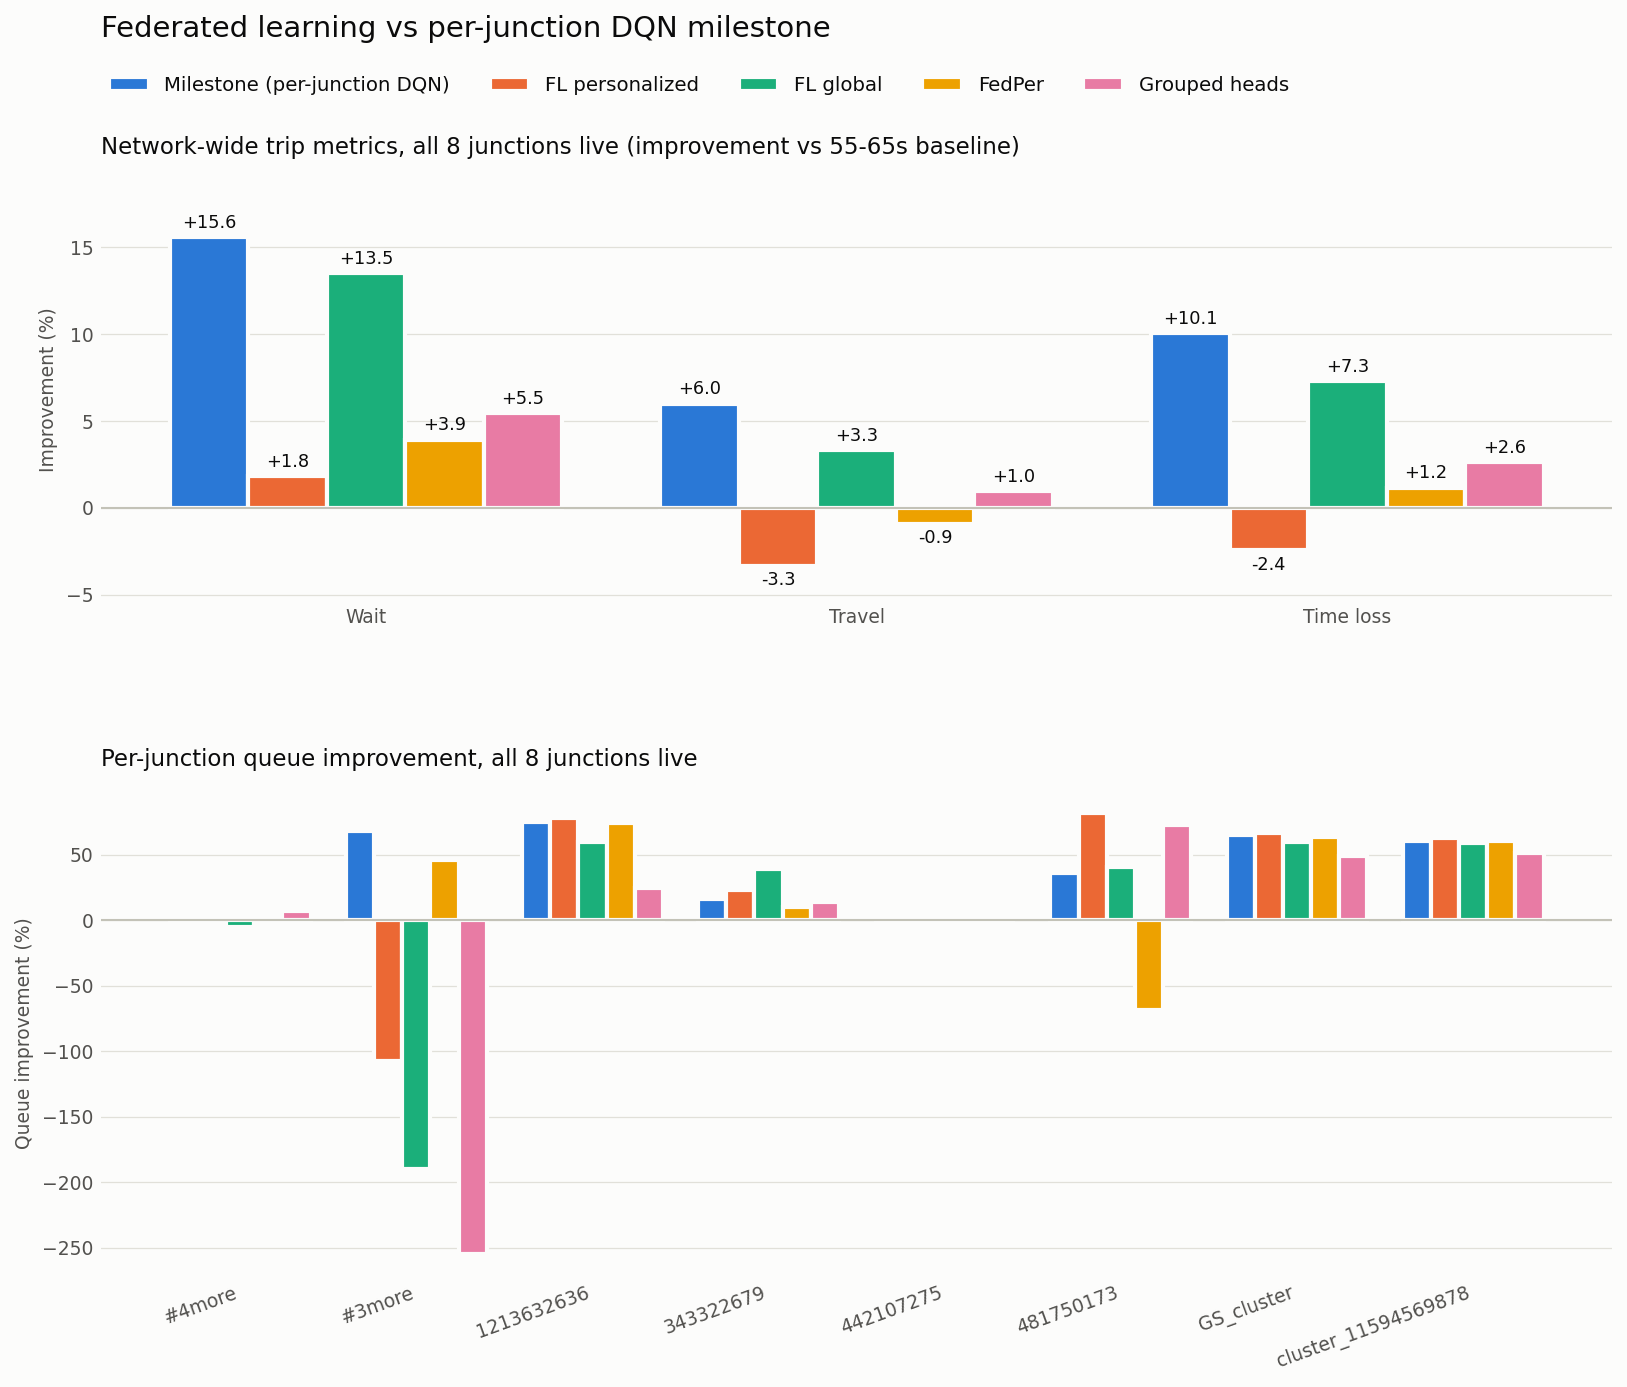

Reproduce this figure in Python.
"""
Federated vs milestone chart for the all-8-simultaneous evaluation.

Series (fixed order, one hue each - validated with the dataviz skill's
validator on adjacent pairs, which is what grouped bars put side by side:
worst CVD dE 9.1, normal-vision dE 19.6 with all 5):
  milestone       canonical per-junction checkpoints  (seq_after_*_all8dqn.xml)
  FL personalized federated global + 5 local episodes (seq_after_*_fed_all8.xml)
  FL global       one averaged model at all 8         (seq_after_*_fedglobal__all8.xml)
  FedPer          shared hidden layers, local output  (seq_after_*_fedper__all8.xml)
  Grouped heads   output shared within phase-count    (seq_after_*_fedgrp__all8.xml)

Panels kept on separate axes (different value ranges, never one shared scale):
  1. Network-wide wait/travel/loss % improvement vs the 55-65s baseline,
     direct-labeled (FL global's aqua is 2.74:1 on the surface - labels are
     the required relief).
  2. Per-junction queue % improvement - relief for this panel is the
     table printed by compare_federated.py (24 bars, a label on each would
     be clutter).

Run after the matching evals, e.g. python eval_federated.py sim global_ /
python eval_federated.py sim per_
"""
import os
import xml.etree.ElementTree as ET

import matplotlib
matplotlib.use("Agg")
import matplotlib.pyplot as plt
import numpy as np

SURFACE = "#fcfcfb"
INK = "#0b0b0b"
MUTED = "#52514e"
GRID = "#e1e0d9"
BASELINE = "#c3c2b7"

SERIES = [
    ("Milestone (per-junction DQN)", "all8dqn", "#2a78d6"),
    ("FL personalized", "fed_all8", "#eb6834"),
    ("FL global", "fedglobal__all8", "#1baf7a"),
    ("FedPer", "fedper__all8", "#eda100"),
    ("Grouped heads", "fedgrp__all8", "#e87ba4"),
]
# Series whose eval output doesn't exist yet are skipped, so the chart can be
# regenerated before every experiment has been run.
SERIES = [s for s in SERIES if os.path.exists(f"seq_after_tripinfo_{s[1]}.xml")]

TLS_IDS = [
    "cluster_10291078963_10291078964_11497411790_11497411791_#4more",
    "cluster_11801662689_12136946746_12136946747_12136946748_#3more",
    "1213632636",
    "343322679",
    "442107275",
    "481750173",
    "GS_cluster_12692472176_12692472177_12692472178_12692472179",
    "cluster_11594569878_11909580134_3352035441_6901551440",
]
SHORT = {
    "cluster_10291078963_10291078964_11497411790_11497411791_#4more": "#4more",
    "cluster_11801662689_12136946746_12136946747_12136946748_#3more": "#3more",
    "GS_cluster_12692472176_12692472177_12692472178_12692472179": "GS_cluster",
    "cluster_11594569878_11909580134_3352035441_6901551440": "cluster_11594569878",
}

net = ET.parse("combined.net.xml").getroot()
LANES = {t: {f"{c.get('from')}_{c.get('fromLane')}" for c in net.findall("connection") if c.get("tl") == t}
         for t in TLS_IDS}


def trip(path):
    root = ET.parse(path).getroot()
    tw = td = tl = n = 0
    for tr in root.findall("tripinfo"):
        tw += float(tr.get("waitingTime", 0))
        td += float(tr.get("duration", 0))
        tl += float(tr.get("timeLoss", 0))
        n += 1
    return tw / n, td / n, tl / n


def queues(path):
    totals = {t: 0.0 for t in TLS_IDS}
    steps = 0
    for _, elem in ET.iterparse(path, events=("end",)):
        if elem.tag != "data":
            continue
        steps += 1
        for lane in elem.iter("lane"):
            lid = lane.get("id")
            for t in TLS_IDS:
                if lid in LANES[t]:
                    totals[t] += float(lane.get("queueing_length_experimental", 0))
        elem.clear()
    # Rounded like chart_all8dqn.py / pick_best_general.py: 442107275's
    # near-empty baseline (0.002 avg) would otherwise read as +100%.
    return {t: round(v / steps, 2) for t, v in totals.items()}


def pct(before, after):
    return (before - after) / before * 100 if before else 0.0


before_trip = trip("before_tripinfo.xml")
before_q = queues("before_queue.xml")

network = {}
queue_pct = {}
for label, out, _ in SERIES:
    after = trip(f"seq_after_tripinfo_{out}.xml")
    network[label] = [pct(b, a) for b, a in zip(before_trip, after)]
    q = queues(f"seq_after_queue_{out}.xml")
    queue_pct[label] = [pct(before_q[t], q[t]) for t in TLS_IDS]


def style(ax, title, ylabel):
    ax.set_facecolor(SURFACE)
    ax.set_title(title, fontsize=11, color=INK, loc="left", pad=12)
    ax.set_ylabel(ylabel, color=MUTED, fontsize=9)
    ax.axhline(0, color=BASELINE, linewidth=1)
    ax.grid(axis="y", color=GRID, linewidth=0.6)
    ax.set_axisbelow(True)
    for spine in ax.spines.values():
        spine.set_visible(False)
    ax.tick_params(colors=MUTED, labelsize=9, length=0)


def grouped(ax, categories, values_by_series, label_values):
    x = np.arange(len(categories))
    width = 0.8 / len(SERIES)
    for i, (label, _, color) in enumerate(SERIES):
        vals = values_by_series[label]
        offs = x + (i - (len(SERIES) - 1) / 2) * width
        # edgecolor=SURFACE draws the 2px surface gap between adjacent bars
        ax.bar(offs, vals, width, color=color, edgecolor=SURFACE, linewidth=2, label=label)
        if label_values:
            for xo, v in zip(offs, vals):
                ax.text(xo, v + (0.3 if v >= 0 else -0.3), f"{v:+.1f}",
                        ha="center", va="bottom" if v >= 0 else "top", fontsize=8.5, color=INK)
    ax.set_xticks(x)
    ax.set_xticklabels(categories)


fig = plt.figure(figsize=(13, 9.5), facecolor=SURFACE)
gs = fig.add_gridspec(2, 1, height_ratios=[1, 1.15], hspace=0.42)

ax1 = fig.add_subplot(gs[0])
style(ax1, "Network-wide trip metrics, all 8 junctions live (improvement vs 55-65s baseline)",
      "Improvement (%)")
grouped(ax1, ["Wait", "Travel", "Time loss"], network, label_values=True)
lo = min(min(v) for v in network.values())
hi = max(max(v) for v in network.values())
ax1.set_ylim(min(0, lo) - 2, hi * 1.15 + 1)

ax2 = fig.add_subplot(gs[1])
style(ax2, "Per-junction queue improvement, all 8 junctions live", "Queue improvement (%)")
grouped(ax2, [SHORT.get(t, t) for t in TLS_IDS], queue_pct, label_values=False)
plt.setp(ax2.get_xticklabels(), rotation=20, ha="right")

fig.suptitle("Federated learning vs per-junction DQN milestone", fontsize=14, color=INK, x=0.125,
             ha="left", y=0.995)
handles, labels = ax1.get_legend_handles_labels()
fig.legend(handles, labels, loc="upper left", bbox_to_anchor=(0.12, 0.965), ncol=len(SERIES),
           frameon=False, fontsize=9.5, labelcolor=INK)
fig.savefig("chart_federated.png", dpi=150, facecolor=SURFACE, bbox_inches="tight")
print("Chart saved to chart_federated.png")
for label, vals in network.items():
    print(f"{label:<30} wait {vals[0]:6.2f}%  travel {vals[1]:6.2f}%  loss {vals[2]:6.2f}%")
